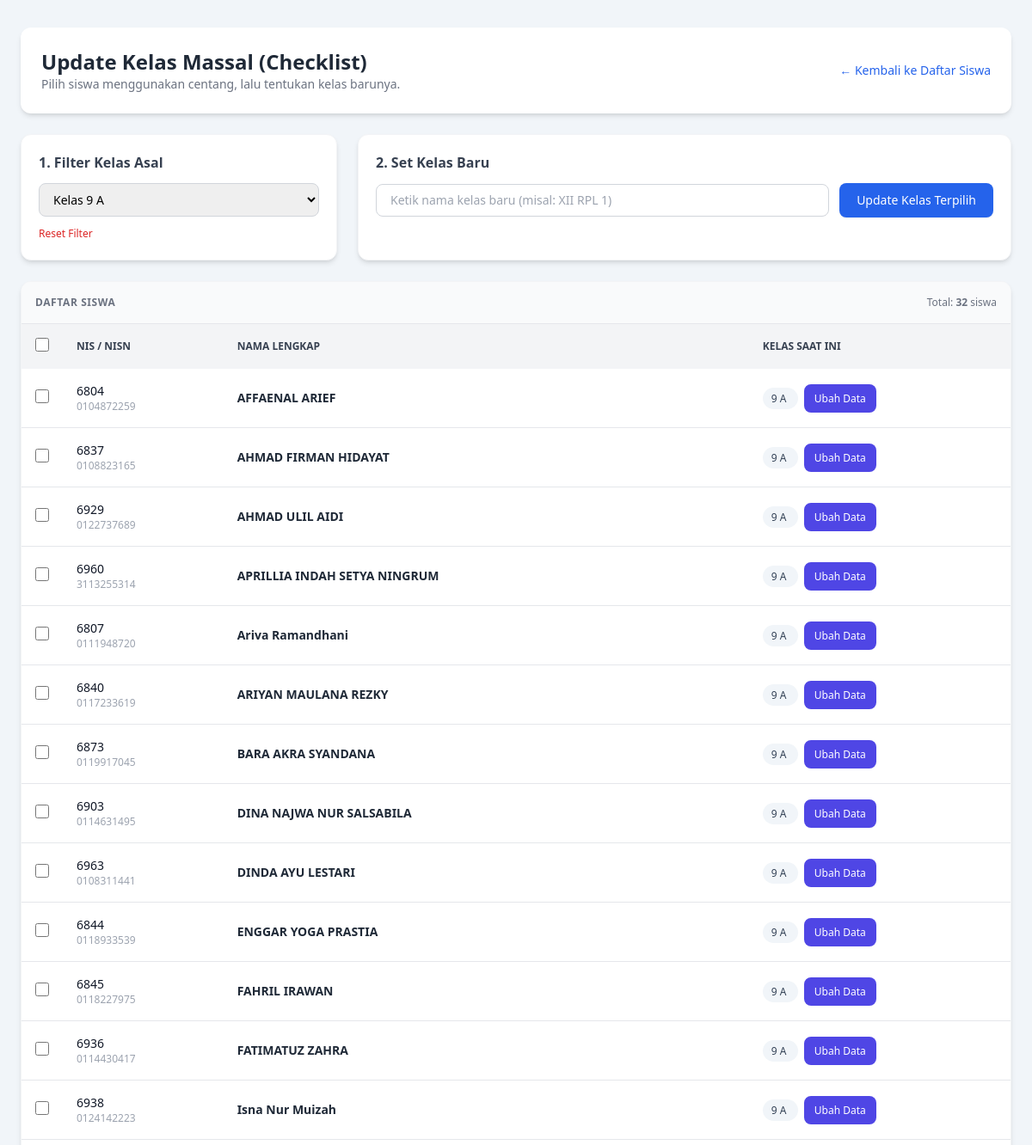
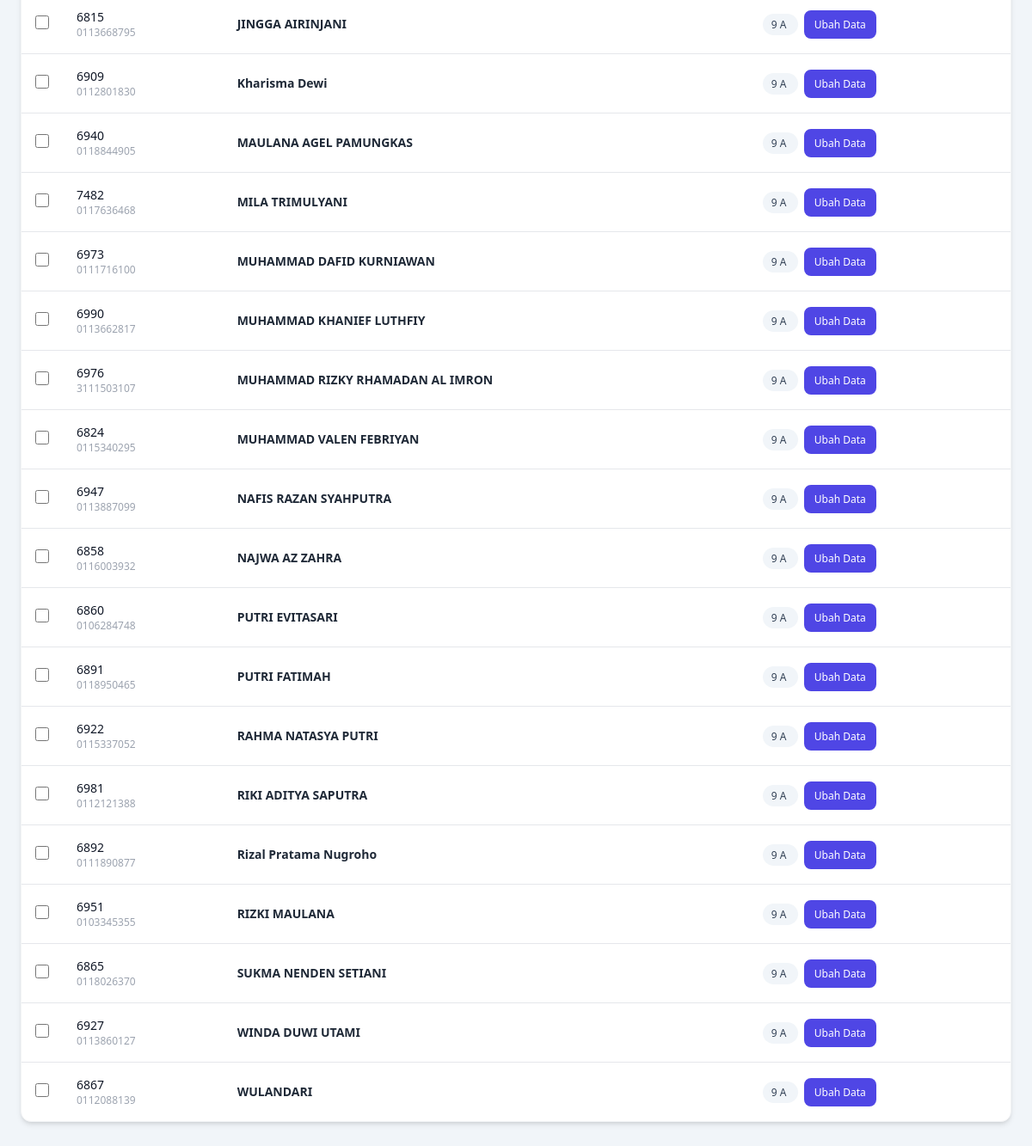
Screenshot of /update_kelas.php?filter_kelas=9 A with the database file from the repository (2 pictures, top to bottom).
### tables this page shows
CREATE TABLE `siswa` (
  `id` int(11) NOT NULL,
  `nama` varchar(100) NOT NULL,
  `nis` varchar(30) NOT NULL,
  `nisn` varchar(30) NOT NULL,
  `kelas` varchar(20) NOT NULL,
  `tempat_lahir` varchar(100) DEFAULT NULL,
  `tanggal_lahir` date DEFAULT NULL,
  `nama_orang_tua` varchar(100) DEFAULT NULL,
  `nomor_ijazah` varchar(100) DEFAULT NULL,
  `no_surat` varchar(50) DEFAULT NULL,
  `created_at` timestamp NOT NULL DEFAULT current_timestamp(),
  `updated_at` timestamp NULL DEFAULT NULL ON UPDATE current_timestamp()
);

### update_kelas.php (the view, shortened to what this page needs)
<?php
require_once 'koneksi.php';
$tabel = 'siswa';
$filter_kelas = $_GET['filter_kelas'] ?? '';
$daftar_kelas_result = $conn->query("SELECT DISTINCT kelas FROM $tabel ORDER BY kelas ASC");
$sql_siswa = "SELECT id, nis, nisn, nama, kelas FROM $tabel";
if (!empty($filter_kelas)) {
    $sql_siswa .= " WHERE kelas = '" . $conn->real_escape_string($filter_kelas) . "'";
}
$sql_siswa .= " ORDER BY kelas ASC, nama ASC";
$siswa_result = $conn->query($sql_siswa);
?>
<!DOCTYPE html>
<html lang="id">
<head>
    <script src="https://cdn.tailwindcss.com"></script>
</head>
<body class="bg-slate-100 min-h-screen py-8 px-4">
    <div class="max-w-6xl mx-auto space-y-6">
        <div class="bg-white rounded-xl shadow-md p-6 flex flex-col md:flex-row md:items-center justify-between gap-4">
            <div>
                <h2 class="text-2xl font-bold text-gray-800">Update Kelas Massal (Checklist)</h2>
                <p class="text-sm text-gray-500">Pilih siswa menggunakan centang, lalu tentukan kelas barunya.</p>
            </div>
            <a href="daftar_siswa.php" class="inline-flex items-center text-sm font-medium text-blue-600 hover:underline">
                &larr; Kembali ke Daftar Siswa
            </a>
        </div>
        <div class="grid grid-cols-1 md:grid-cols-3 gap-6">
            <div class="bg-white p-5 rounded-xl shadow-md border border-gray-100">
                <h3 class="text-md font-semibold text-gray-700 mb-3">1. Filter Kelas Asal</h3>
                <form method="GET" action="" class="space-y-3">
                    <select name="filter_kelas" onchange="this.form.submit()"
                            class="w-full px-3 py-2 border border-gray-300 rounded-lg text-sm focus:ring-2 focus:ring-blue-500 focus:outline-none">
                        <?php while ($row_k = $daftar_kelas_result->fetch_assoc()): ?>
                            <option value="<?php echo htmlspecialchars($row_k['kelas']); ?>" <?php echo $filter_kelas === $row_k['kelas'] ? 'selected' : ''; ?>>
                                Kelas <?php echo htmlspecialchars($row_k['kelas']); ?>
                            </option>
                        <?php endwhile; ?>
                    </select>
                    <?php if (!empty($filter_kelas)): ?>
                        <a href="update_kelas.php" class="text-xs text-red-600 hover:underline inline-block">Reset Filter</a>
                    <?php endif; ?>
                </form>
            </div>
            <div class="md:col-span-2 bg-white p-5 rounded-xl shadow-md border border-gray-100">
                <h3 class="text-md font-semibold text-gray-700 mb-3">2. Set Kelas Baru</h3>
                <form id="formUpdateKelas" action="" method="POST" class="flex flex-col sm:flex-row gap-3 items-start sm:items-center">
                    <div class="w-full sm:w-auto flex-1">
                        <input type="text" name="kelas_baru" required placeholder="Ketik nama kelas baru (misal: XII RPL 1)"
                               class="w-full px-4 py-2 border border-gray-300 rounded-lg text-sm focus:ring-2 focus:ring-blue-500 focus:outline-none">
                    </div>
                    <button type="submit"
                            onclick="return confirm('Apakah Anda yakin ingin mengubah kelas siswa yang dicentang?')"
                            class="w-full sm:w-auto px-5 py-2.5 bg-blue-600 hover:bg-blue-700 text-white rounded-lg text-sm font-medium shadow-sm transition">
                        Update Kelas Terpilih
                    </button>
                </form>
            </div>
        </div>
        <div class="bg-white rounded-xl shadow-md overflow-hidden border border-gray-100">
            <div class="p-4 bg-gray-50 border-b flex items-center justify-between">
                <span class="text-xs font-semibold text-gray-500 uppercase tracking-wider">Daftar Siswa</span>
                <span class="text-xs text-gray-500">Total: <strong><?php echo $siswa_result->num_rows; ?></strong> siswa</span>
            </div>
            <div class="overflow-x-auto">
                <table class="w-full text-left text-sm text-gray-600">
                    <thead class="bg-gray-100 text-gray-700 uppercase text-xs">
                        <tr>
                            <th class="p-4 w-10 text-center">
                                <input type="checkbox" id="checkAll" class="w-4 h-4 text-blue-600 rounded focus:ring-blue-500 cursor-pointer">
                            </th>
                            <th class="p-4">NIS / NISN</th>
                            <th class="p-4">Nama Lengkap</th>
                            <th class="p-4">Kelas Saat Ini</th>
                        </tr>
                    </thead>
                    <tbody class="divide-y divide-gray-200">
                        <?php if ($siswa_result->num_rows > 0): ?>
                            <?php while ($siswa = $siswa_result->fetch_assoc()): ?>
                                <tr class="hover:bg-slate-50 transition">
                                    <td class="p-4 text-center">
                                        <input type="checkbox" name="ids[]" value="<?php echo $siswa['id']; ?>"
                                               form="formUpdateKelas"
                                               class="siswa-checkbox w-4 h-4 text-blue-600 rounded focus:ring-blue-500 cursor-pointer">
                                    </td>
                                    <td class="p-4">
                                        <div class="font-medium text-gray-900"><?php echo htmlspecialchars($siswa['nis']); ?></div>
                                        <div class="text-xs text-gray-400"><?php echo htmlspecialchars($siswa['nisn']); ?></div>
                                    </td>
                                    <td class="p-4 font-semibold text-gray-800">
                                        <?php echo htmlspecialchars($siswa['nama']); ?>
                                    </td>
                                    <td class="p-4">
                                        <span class="px-2.5 py-1 bg-slate-100 text-slate-700 font-medium rounded-full text-xs">
                                            <?php echo htmlspecialchars($siswa['kelas']); ?>
                                        </span> &nbsp;
                            <a href="edit-siswa.php?id=<?= $siswa['id'] ?>"
                               class="bg-indigo-600 hover:bg-indigo-700 text-white px-3 py-2 rounded-lg text-xs">
                                Ubah Data
                            </a>
                                    </td>
                                </tr>
                            <?php endwhile; ?>
                        <?php endif; ?>
                    </tbody>
                </table>
            </div>
        </div>
    </div>
</body>
</html>

### rows the page displays
siswa: nis "6804", nisn "0104872259", nama "AFFAENAL ARIEF", kelas "9 A"
siswa: nis "6837", nisn "0108823165", nama "AHMAD FIRMAN HIDAYAT", kelas "9 A"
siswa: nis "6929", nisn "0122737689", nama "AHMAD ULIL AIDI", kelas "9 A"
siswa: nis "6960", nisn "3113255314", nama "APRILLIA INDAH SETYA NINGRUM", kelas "9 A"
siswa: nis "6807", nisn "0111948720", nama "Ariva Ramandhani", kelas "9 A"
siswa: nis "6840", nisn "0117233619", nama "ARIYAN MAULANA REZKY", kelas "9 A"
siswa: nis "6873", nisn "0119917045", nama "BARA AKRA SYANDANA", kelas "9 A"
siswa: nis "6903", nisn "0114631495", nama "DINA NAJWA NUR SALSABILA", kelas "9 A"
siswa: nis "6963", nisn "0108311441", nama "DINDA AYU LESTARI", kelas "9 A"
siswa: nis "6844", nisn "0118933539", nama "ENGGAR YOGA PRASTIA", kelas "9 A"
siswa: nis "6845", nisn "0118227975", nama "FAHRIL IRAWAN", kelas "9 A"
siswa: nis "6936", nisn "0114430417", nama "FATIMATUZ ZAHRA", kelas "9 A"
siswa: nis "6938", nisn "0124142223", nama "Isna Nur Muizah", kelas "9 A"
siswa: nis "6815", nisn "0113668795", nama "JINGGA AIRINJANI", kelas "9 A"
siswa: nis "6909", nisn "0112801830", nama "Kharisma Dewi", kelas "9 A"
siswa: nis "6940", nisn "0118844905", nama "MAULANA AGEL PAMUNGKAS", kelas "9 A"
siswa: nis "7482", nisn "0117636468", nama "MILA TRIMULYANI", kelas "9 A"
siswa: nis "6973", nisn "0111716100", nama "MUHAMMAD DAFID KURNIAWAN", kelas "9 A"
siswa: nis "6990", nisn "0113662817", nama "MUHAMMAD KHANIEF LUTHFIY", kelas "9 A"
siswa: nis "6976", nisn "3111503107", nama "MUHAMMAD RIZKY RHAMADAN AL IMRON", kelas "9 A"
siswa: nis "6824", nisn "0115340295", nama "MUHAMMAD VALEN FEBRIYAN", kelas "9 A"
siswa: nis "6947", nisn "0113887099", nama "NAFIS RAZAN SYAHPUTRA", kelas "9 A"
siswa: nis "6858", nisn "0116003932", nama "NAJWA AZ ZAHRA", kelas "9 A"
siswa: nis "6860", nisn "0106284748", nama "PUTRI EVITASARI", kelas "9 A"
siswa: nis "6891", nisn "0118950465", nama "PUTRI FATIMAH", kelas "9 A"
siswa: nis "6922", nisn "0115337052", nama "RAHMA NATASYA PUTRI", kelas "9 A"
siswa: nis "6981", nisn "0112121388", nama "RIKI ADITYA SAPUTRA", kelas "9 A"
siswa: nis "6892", nisn "0111890877", nama "Rizal Pratama Nugroho", kelas "9 A"
siswa: nis "6951", nisn "0103345355", nama "RIZKI MAULANA", kelas "9 A"
siswa: nis "6865", nisn "0118026370", nama "SUKMA NENDEN SETIANI", kelas "9 A"
siswa: nis "6927", nisn "0113860127", nama "WINDA DUWI UTAMI", kelas "9 A"
siswa: nis "6867", nisn "0112088139", nama "WULANDARI", kelas "9 A"

### other values shown
$siswa_result->num_rows "32"
